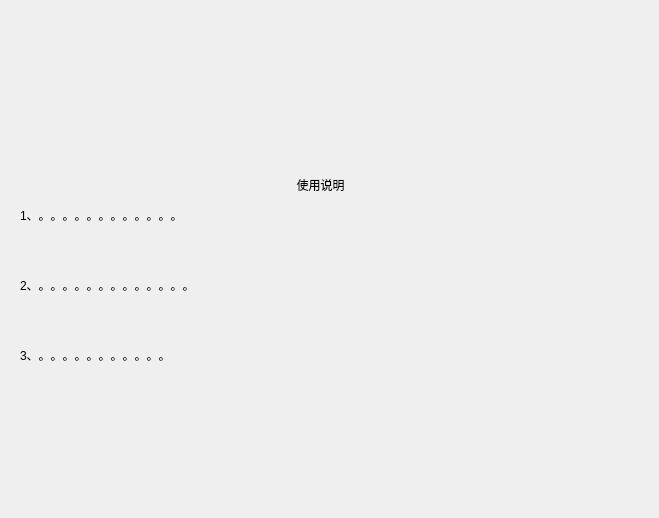
<?xml version="1.0" encoding="UTF-8"?>
<ui version="4.0">
 <class>HelpPage</class>
 <widget class="QWidget" name="HelpPage">
  <property name="geometry">
   <rect>
    <x>0</x>
    <y>0</y>
    <width>659</width>
    <height>518</height>
   </rect>
  </property>
  <property name="focusPolicy">
   <enum>Qt::ClickFocus</enum>
  </property>
  <property name="windowTitle">
   <string>帮助文档</string>
  </property>
  <property name="windowIcon">
   <iconset resource="resource.qrc">
    <normaloff>:/image/help.svg</normaloff>:/image/help.svg</iconset>
  </property>
  <widget class="QLabel" name="label">
   <property name="geometry">
    <rect>
     <x>20</x>
     <y>10</y>
     <width>601</width>
     <height>481</height>
    </rect>
   </property>
   <property name="frameShape">
    <enum>QFrame::NoFrame</enum>
   </property>
   <property name="text">
    <string>&lt;html&gt;&lt;head/&gt;&lt;body&gt;&lt;p align=&quot;center&quot;&gt;&lt;br/&gt;&lt;/p&gt;&lt;p align=&quot;center&quot;&gt;使用说明&lt;/p&gt;&lt;p&gt;1、。。。。。。。。。。。。&lt;/p&gt;&lt;p&gt;&lt;img src=&quot;:/image/baiduLogo.ico&quot;/&gt;&lt;/p&gt;&lt;p&gt;&lt;br/&gt;&lt;/p&gt;&lt;p&gt;2、。。。。。。。。。。。。。&lt;/p&gt;&lt;p&gt;&lt;img src=&quot;:/image/AI.svg&quot;/&gt;&lt;/p&gt;&lt;p&gt;&lt;br/&gt;&lt;/p&gt;&lt;p&gt;3、。。。。。。。。。。。&lt;/p&gt;&lt;/body&gt;&lt;/html&gt;</string>
   </property>
  </widget>
 </widget>
 <resources>
  <include location="resource.qrc"/>
 </resources>
 <connections/>
</ui>
